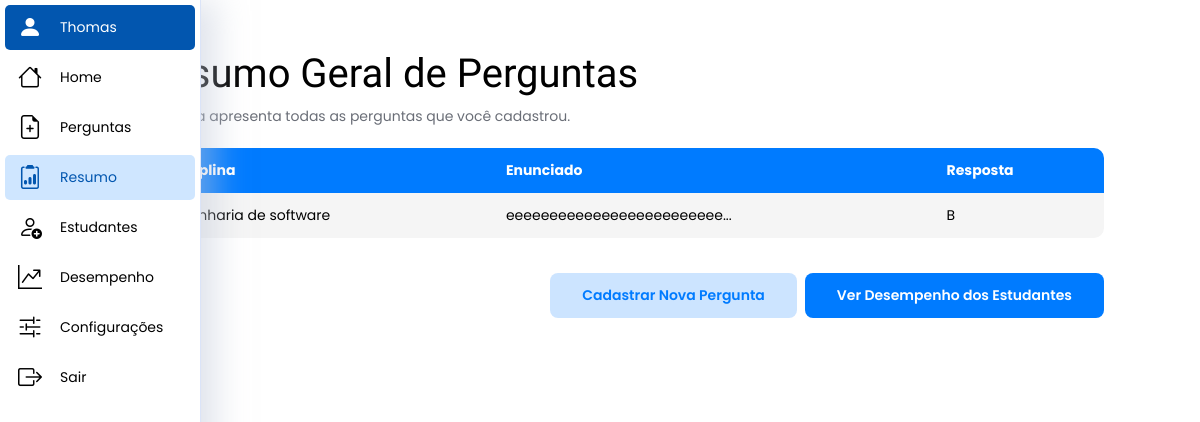
The page /pages/adm_pages/resumo_perguntas/index.php (signed in) on the database its author committed.
### tables this page shows
CREATE TABLE `pergunta` (
  `id_pergunta` int(11) NOT NULL,
  `enunciado_pergunta` text NOT NULL,
  `alternativa_a` text NOT NULL,
  `alternativa_b` text NOT NULL,
  `alternativa_c` text NOT NULL,
  `alternativa_d` text NOT NULL,
  `alternativa_e` text NOT NULL,
  `resposta_pergunta` varchar(1) NOT NULL,
  `fk_id_disciplina` int(11) DEFAULT NULL,
  `resposta_usario` varchar(1) DEFAULT NULL,
  `fk_usuario` int(11) NOT NULL
);

CREATE TABLE `disciplina` (
  `id_disciplina` int(11) NOT NULL,
  `nome` varchar(100) DEFAULT NULL
);

### pages/adm_pages/resumo_perguntas/index.php (the view, shortened to what this page needs)
<?php
include('../../../settings/conexao.php');
if(isset($_SESSION)){
    $id = $_SESSION['id'];
  }
?>
<!DOCTYPE html>
<html lang="pt-br">
<head>
    <link rel="stylesheet" href="style.css" />
    <link rel="stylesheet" href="https://cdn.jsdelivr.net/npm/bootstrap-icons@1.11.2/font/bootstrap-icons.min.css" />
</head>
<body>
    <nav class="menu-lateral">
        <ul>
            <li class="item-menu" id="user">
                <a href="#" style="cursor: default;">
                    <span class="icon" id="user"><i class="bi bi-person-fill"></i></span>
                    <span class="txt-link" id="user"><?php echo $_SESSION['nome'];?></span>
                </a>
            </li>
            <li class="item-menu">
                <a href="../home/index.php">
                    <span class="icon"><i class="bi bi-house"></i></span>
                    <span class="txt-link">Home</span>
                </a>
            </li>
            <li class="item-menu">
                <a href="../cad_perguntas/cadastrar_perguntas.php">
                    <span class="icon"><i class="bi bi-file-earmark-plus"></i></span>
                    <span class="txt-link">Perguntas</span>
                </a>
            </li>
            <li class="item-menu" id="activate">
                <a href="../resumo_perguntas/index.php">
                    <span class="icon" id="activate"><i class="bi bi-clipboard2-data"></i></span>
                    <span class="txt-link" id="activate">Resumo</span>
                </a>
            </li>
            <li class="item-menu">
                <a href="../cad_estudantes/index.php">
                    <span class="icon"><i class="bi bi-person-add"></i></span>
                    <span class="txt-link">Estudantes</span>
                </a>
            </li>
            <li class="item-menu">
                <a href="../resumo_respostas/index.php">
                    <span class="icon"><i class="bi bi-graph-up-arrow"></i></span>
                    <span class="txt-link">Desempenho</span>
                </a>
            </li>
            <li class="item-menu">
                <a href="../configs/index.php">
                    <span class="icon"><i class="bi bi-sliders2"></i></span>
                    <span class="txt-link">Configurações</span>
                </a>
            </li>
            <li class="item-menu logout">
                <a href="../../auth/logout.php">
                    <span class="icon"><i class="bi bi-box-arrow-right"></i></span>
                    <span class="txt-link">Sair</span>
                </a>
            </li>
        </ul>
    </nav>
    <main>
        <div class="text">
            <h1>Resumo Geral de Perguntas</h1>
            <p class="area-description">
                Esta lista apresenta todas as perguntas que você cadastrou.
            </p>
        </div>
        <div class="container-main">
            <div class="table-container">
                <table>
                    <tr class="header-table">
                        <th>Disciplina</th>
                        <th>Enunciado</th>
                        <th>Resposta</th>
                    </tr>
                    <?php
                    $sqlCode ="SELECT pergunta.enunciado_pergunta, pergunta.resposta_pergunta, disciplina.nome FROM pergunta, disciplina where fk_id_disciplina = disciplina.id_disciplina and fk_usuario = '$id';";
                    $sql_query = $mysqli->query($sqlCode);
                    if($sql_query->num_rows>0){
                        while($row = $sql_query->fetch_assoc()){
                            $disciplinaCadastrada = $row['nome'];
                            $enunciadoCadastrado = $row['enunciado_pergunta'];
                            $respostaCadastrada = $row['resposta_pergunta'];
                            if(strlen($enunciadoCadastrado)>25){
                                $enunciadoAbreviado = substr($enunciadoCadastrado,0,25)."...";
                            }
                            else{
                                $enunciadoAbreviado = $enunciadoCadastrado;
                            }
                            echo"<tr>
                            <td>$disciplinaCadastrada</td>
                            <td>$enunciadoAbreviado</td>
                            <td>$respostaCadastrada</td>
                        </tr>";
                        }
                    }
                    ?>
                </table>
            </div>
            <div class="btn-container">
                <a href="../cad_perguntas/cadastrar_perguntas.html" class="btn-cad">Cadastrar Nova Pergunta</a>
                <a href="../resumo_respostas/index.php" class="btn-view">Ver Desempenho dos Estudantes</a>
            </div>
        </div>
    </main>
</body>
</html>

### pages/adm_pages/resumo_perguntas/style.css (style rules this page uses)
* { margin: 0; padding: 0; }
:root { --blue: #007bff; --turquoise: #11d1d4; --salmon: #ff6f61; --black: #1f1f1f; --white: #fff; }
html { scroll-behavior: smooth; }
body { display: flex; flex-direction: column; background-color: #fff; font-family: "Poppins", sans-serif; font-size: 14px; box-sizing: border-box; }
nav.menu-lateral { width: 58px; height: 100%; background-color: var(--white); position: fixed; left: 0; overflow: hidden; transition: 0.5s; border-right: 1px solid #dbe4f8; }
ul { height: auto; list-style-type: none; }
ul li.item-menu a { color: #000; text-decoration: none; font-size: 14px; padding: 5px 5px; margin-left: 8px; display: flex; align-items: center; }
ul li.item-menu a span.txt-link { margin-left: 18px; }
ul li.item-menu a span.icon>i { font-size: 24px; }
ul li.item-menu { transition: 0.3s; margin: 5px 5px; border-radius: 5px; }
#activate { background-color: #cfe6ff; color: #0256af; }
#user { background-color: #0256af; color: #fff; }
main { padding: 50px 8%; display: flex; flex-direction: column; }
.text h1 { margin-bottom: -8px; font-size: 40px; font-family: Sora; font-weight: 500; }
.container-main { display: flex; flex-direction: column; gap: 15px; }
p.area-description { color: #6a6e77; font-family: Poppins; font-size: 14px; font-style: normal; font-weight: 400; line-height: 24px; margin-top: 15px; }
.btn-container { width: auto; margin-top: 20px; gap: 8px; display: flex; flex-direction: row; justify-content: center; align-items: center; align-self: flex-end; }
a.btn-cad, a.btn-view { border-radius: 8px; height: 45px; font-family: Poppins; cursor: pointer; text-decoration: none; font-weight: 600; display: flex; align-items: center; justify-content: center; transition: .3s; padding-left: 32px; padding-right: 32px; }
a.btn-view { color: var(--white); background: #007BFF; }
a.btn-cad { color: var(--blue); background: rgba(0, 123, 255, 0.20); }
.table-container { overflow: hidden; border-radius: 10px; margin-top: 20px; }
table { border-collapse: collapse; width: 100%; }
table td, table th { border: none; padding: 12px 20px; }
table tr.header-table { border-radius: 10px; }
table tr:nth-child(even) { background-color: #f5f5f5; }
table th { padding-top: 12px; padding-bottom: 12px; text-align: left; background-color: var(--blue); color: white; }
@media screen and (min-width: 820px) and (max-width: 1310px) { main { padding: 50px 8% 50px 12%; } }

### rows shown on the page
pergunta: fk_id_disciplina.nome "Engenharia de software", enunciado_pergunta "eeeeeeeeeeeeeeeeeeeeeeeee...", resposta_pergunta "B"

### other values the page prints
$_SESSION['nome'] "Thomas"
